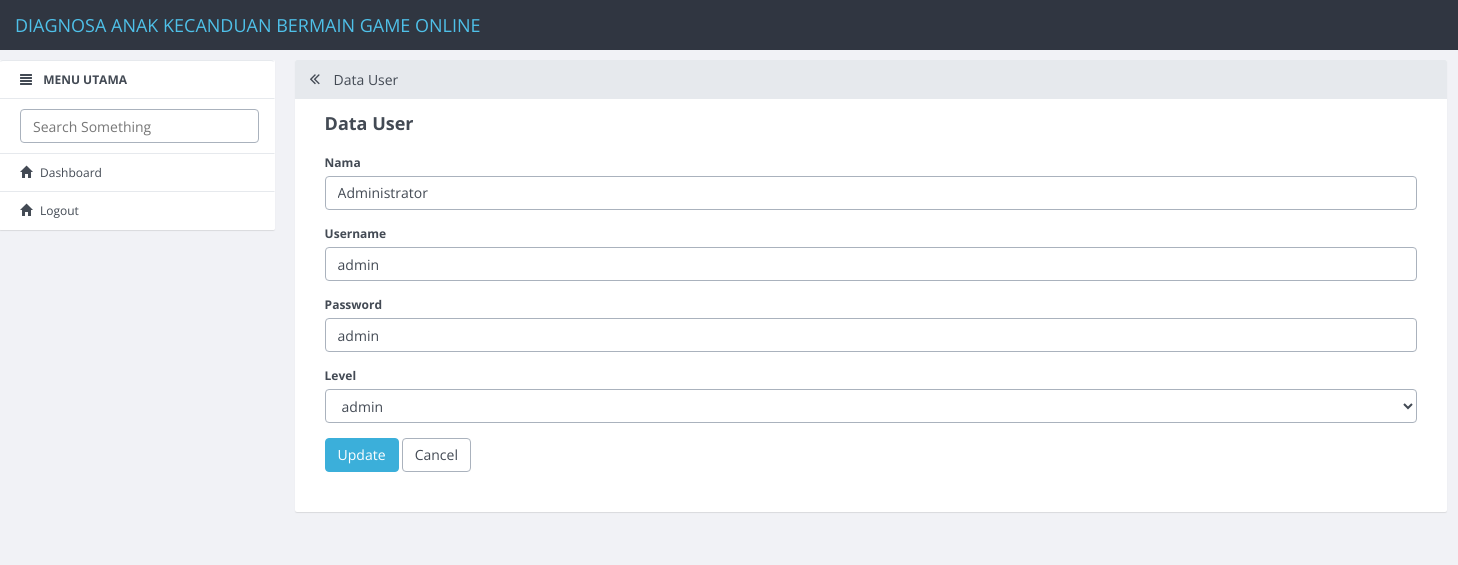
Page /user/update/3.html on the committed database.
### tables this page shows
CREATE TABLE `user` (
  `id_user` int(11) NOT NULL,
  `nama` varchar(50) DEFAULT NULL,
  `username` varchar(50) DEFAULT NULL,
  `password` varchar(50) DEFAULT NULL,
  `level` varchar(10) DEFAULT NULL
);

### application/controllers/User.php (called while the page is built, shortened)
<?php
class User extends CI_Controller
{
    function __construct()
    {
        $this->load->model('User_model');
        $this->load->library('form_validation');
    }
    public function update($id)
    {
        $row = $this->User_model->get_by_id($id);
        if ($row) {
            $data = array(
                'button' => 'Update',
                'action' => site_url('user/update_action'),
		'id_user' => set_value('id_user', $row->id_user),
		'nama' => set_value('nama', $row->nama),
		'username' => set_value('username', $row->username),
		'password' => set_value('password', $row->password),
		'level' => set_value('level', $row->level),
        'konten' => 'user/user_form',
            'judul' => 'Data User',
	    );
            $this->load->view('v_index', $data);
        } else {
            $this->session->set_flashdata('message', 'Record Not Found');
            redirect(site_url('user'));
        }
    }
}

### index.php (called while the page is built, shortened)
<?php
require_once BASEPATH.'core/CodeIgniter.php';

### application/models/User_model.php (called while the page is built, shortened)
<?php
class User_model extends CI_Model
{
    public $table = 'user';
    public $id = 'id_user';
    function get_by_id($id)
    {
        $this->db->where($this->id, $id);
        return $this->db->get($this->table)->row();
    }
}

### application/views/user/user_form.php (the view, shortened to what this page needs)
<form action="<?php echo $action; ?>" method="post">
        <div class="form-group">
            <label for="varchar">Nama <?php echo form_error('nama') ?></label>
            <input type="text" class="form-control" name="nama" id="nama" placeholder="Nama" value="<?php echo $nama; ?>" />
        </div>
        <div class="form-group">
            <label for="varchar">Username <?php echo form_error('username') ?></label>
            <input type="text" class="form-control" name="username" id="username" placeholder="Username" value="<?php echo $username; ?>" />
        </div>
        <div class="form-group">
            <label for="varchar">Password <?php echo form_error('password') ?></label>
            <input type="text" class="form-control" name="password" id="password" placeholder="Password" value="<?php echo $password; ?>" />
        </div>
        <div class="form-group">
            <label for="varchar">Level <?php echo form_error('level') ?></label>
            <select name="level" class="form-control">
                <option value="<?php echo $level; ?>"><?php echo $level; ?></option>
            </select>
        </div>
        <button type="submit" class="btn btn-primary"><?php echo $button ?></button>
        <a href="<?php echo site_url('user') ?>" class="btn btn-default">Cancel</a>
    </form>

### rows in the picture
user: nama "Administrator", username "admin", password "admin", level "admin"

### other values in the picture
$judul "Data User"
$button "Update"
